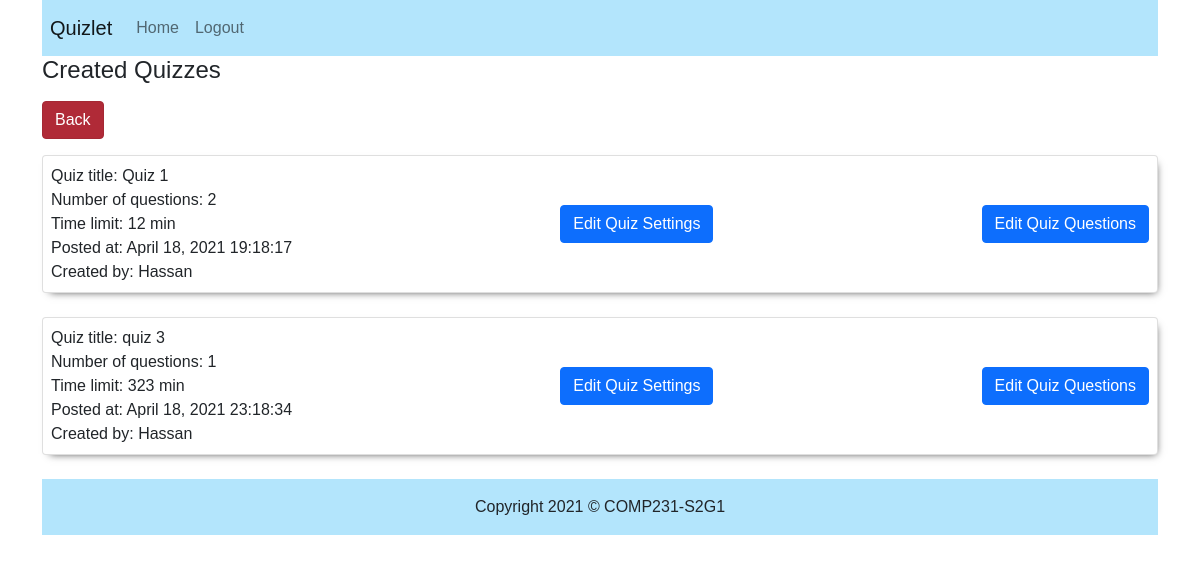
Page /created_quizzes (signed in) on the earlier database version.
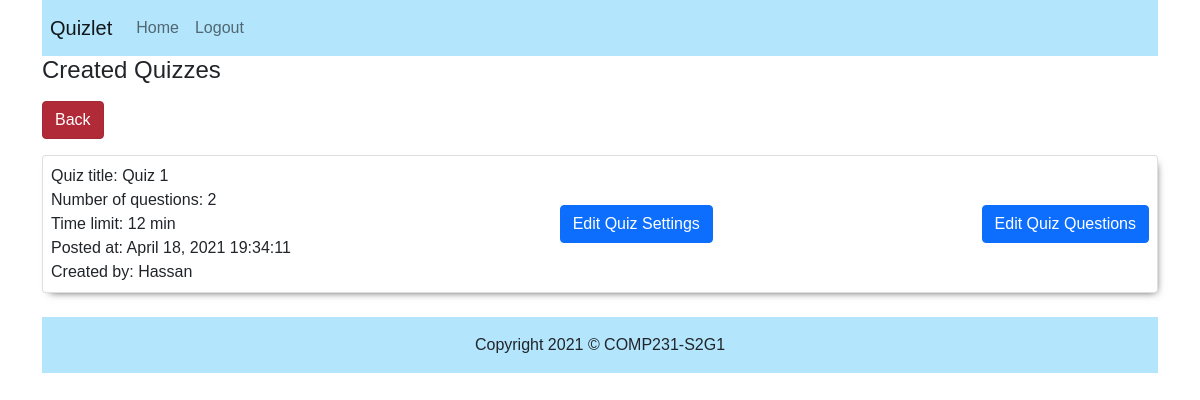
Same page on the later database version.
### app/models.py (models this page shows, shortened)
class Quiz(db.Model):
    id = db.Column(db.Integer, primary_key=True)
    title = db.Column(db.Text, nullable=False)
    access_code = db.Column(db.String(80))
    limited_time = db.Column(db.Integer)
    posted_at = db.Column(db.DateTime, nullable=False, default=datetime.utcnow)
    questions = db.relationship("Question", backref='quiz', lazy=True)
    num_of_questions = db.Column(db.Integer, default=0)
    visibility = db.Column(db.Enum(QuizVisibility), default=QuizVisibility.Public)
    user_email = db.Column(db.String(120),  db.ForeignKey('user.email'),)
    quiz_results = db.relationship("QuizResult", backref='quiz', lazy=False)
    @property
    def posted_at_string(self):
        return self.posted_at.strftime("%B %d, %Y %H:%M:%S")
    @property
    def questions_count(self):
        return len(self.questions)

class User(db.Model):
    email = db.Column(db.String(120), primary_key=True)
    name = db.Column(db.String(80), unique=True, nullable=False)
    password = db.Column(db.String(20), nullable=False)
    created_quizzes = db.relationship("Quiz", backref='user', lazy=True)
    quizzes_results = db.relationship("QuizResult", backref='user', lazy=True)

### main_blue_print.py (the view)
@main.route('/created_quizzes',)
def created_quizzes():
    if 'user' in session and (user := session['user']):
        quizzes = Quiz.query.filter_by(user_email=user.email).all()
        return render_template('created_quizzes.html', user=session['user'], quizzes=quizzes)
    return redirect(url_for('main.logout'))

### templates/created_quizzes.html (shortened to what this page needs)
{% extends "base.html" %}
{% block content %}
    <h4>Created Quizzes</h4>
    <button class="btn btn-danger active my-2" onclick="javascript:window.history.back(-1);return false;">Back
    </button>
        {% for quiz in quizzes %}
            <div class="card p-2 mt-2 mb-4 drop-shadow">
                <div class="d-md-flex flex-md-row justify-content-md-between align-items-md-center">
                    <div>
                        <div>Quiz title: {{ quiz.title }}</div>
                        <div>Number of questions: {{ quiz.questions_count }}</div>
                        <div>Time limit: {{ quiz.limited_time }} min</div>
                        <div>Posted at: {{ quiz.posted_at_string }}</div>
                        <div>Created by: {{ quiz.user.name }}</div>
                    </div>
                    <a class="btn btn-primary" href="/quizzes/{{ quiz.id }}/settings">Edit Quiz Settings</a>
                    <a class="btn btn-primary" href="/quizzes/{{ quiz.id }}/questions">Edit Quiz Questions</a>
                </div>
            </div>
        {% endfor %}
{% endblock %}

### templates/base.html (shortened to what this page needs)
<!doctype html>
<html>
<head>
    {% block head %}
        <link rel="stylesheet" href="{{ url_for('static', filename='styles/style.css') }}">
        <link href="https://cdn.jsdelivr.net/npm/bootstrap@5.0.0-beta2/dist/css/bootstrap.min.css" rel="stylesheet"
>
    {% endblock %}
</head>
<body>
<div class="container">
    <nav class="navbar navbar-expand-lg navbar-light fixed-top sticky-top px-2" style="background-color: #b3e5fc;">
        <a class="navbar-brand" href="/">Quizlet</a>
        <ul class="navbar-nav">
            <li class="nav-item">
                  {% if 'user' in session and session['user'] %}
                <a href="/user_profile" class="nav-link">Home</a>
                {% endif %}
            </li>
            {% if 'user' in session %}
                <li class="nav-item">
                    <a class="nav-link" href="/logout">Logout</a>
                </li>
            {% endif %}
        </ul>
    </nav>
            <div>
                {% block content %}
                {% endblock %}
            </div>
                <footer class="container text-center" style="background-color: #b3e5fc;">
                        <p class="p-3">Copyright 2021 &copy; COMP231-S2G1</p>
                </footer>
        </div>
</body>
</html>

### static/styles/style.css (style rules this page uses)
* { font-family: Arial, Helvetica, sans-serif; }
.drop-shadow { -webkit-box-shadow: 3px 4px 8px -5px rgba(0,0,0,0.75); -moz-box-shadow: 3px 4px 8px -5px rgba(0,0,0,0.75); box-shadow: 3px 4px 8px -5px rgba(0,0,0,0.75); }

Differences in the rows shown:
removed Quiz: title "quiz 3", questions_count "1", limited_time "323", posted_at_string "April 18, 2021 23:18:34", user.name "Hassan"
changed Quiz "Quiz 1": posted_at_string "April 18, 2021 19:18:17" → "April 18, 2021 19:34:11"
